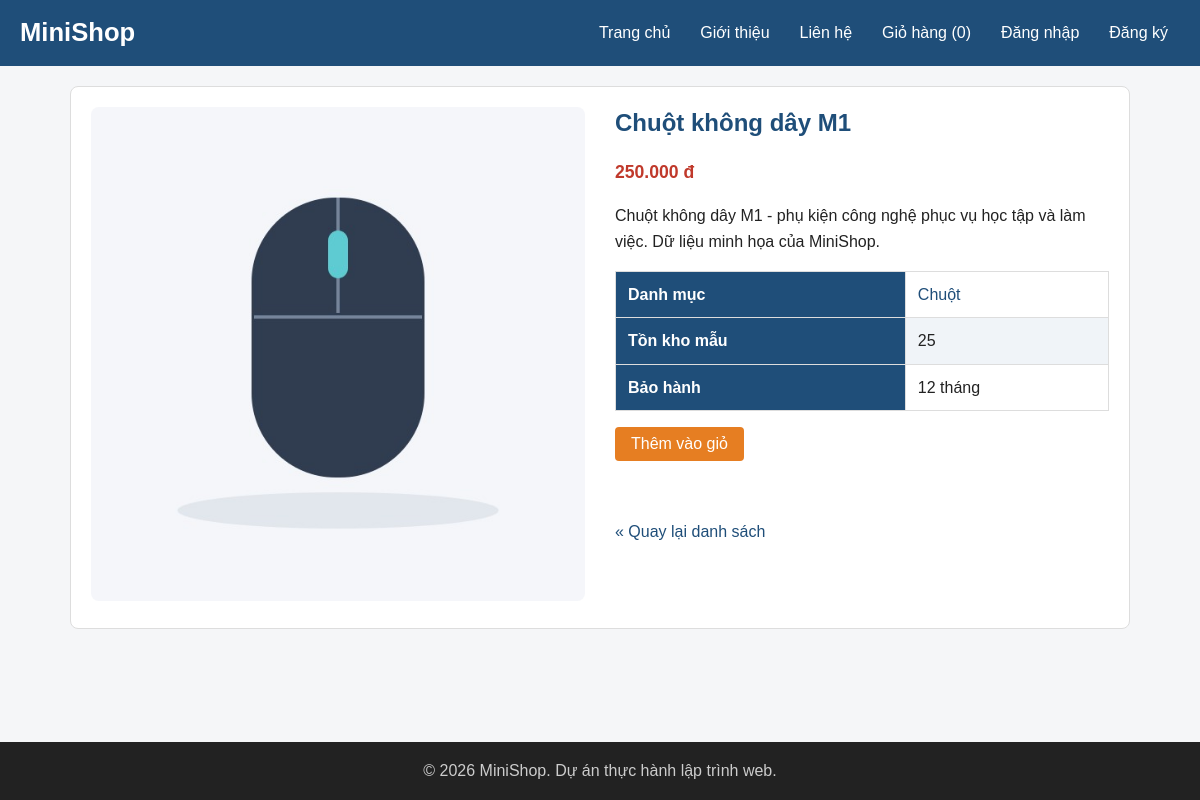
Screenshot of /product.php?id=1 with the database file from the repository.
### tables this page shows
CREATE TABLE IF NOT EXISTS products (
 id INT UNSIGNED AUTO_INCREMENT PRIMARY KEY,
 category_id INT UNSIGNED NOT NULL,
 name VARCHAR(200) NOT NULL,
 description TEXT NOT NULL,
 price DECIMAL(12,2) UNSIGNED NOT NULL,
 image VARCHAR(255) NOT NULL,
 stock INT UNSIGNED NOT NULL DEFAULT 0,
 warranty_months INT UNSIGNED NOT NULL DEFAULT 12,
 created_at TIMESTAMP NOT NULL DEFAULT CURRENT_TIMESTAMP,
 FOREIGN KEY (category_id) REFERENCES categories(id) ON DELETE RESTRICT
);

CREATE TABLE IF NOT EXISTS categories (
 id INT UNSIGNED AUTO_INCREMENT PRIMARY KEY,
 name VARCHAR(100) NOT NULL UNIQUE
);

### config/db.php (called while the page is built, shortened)
<?php
function db(): PDO {
    $config = require __DIR__ . '/config.php';
    $dsn = "mysql:host={$config['host']};port={$config['port']};dbname={$config['database']};charset={$config['charset']}";
    $pdo = new PDO($dsn, $config['username'], $config['password'], [
        PDO::ATTR_ERRMODE => PDO::ERRMODE_EXCEPTION,
        PDO::ATTR_DEFAULT_FETCH_MODE => PDO::FETCH_ASSOC,
        PDO::ATTR_EMULATE_PREPARES => false,
    ]);
    return $pdo;
}

### includes/functions.php (called while the page is built, shortened)
<?php
function e($value): string { return htmlspecialchars((string) $value, ENT_QUOTES | ENT_SUBSTITUTE, 'UTF-8'); }
function format_price($amount): string { return number_format((float) $amount, 0, ',', '.') . ' đ'; }

### product.php (the view, shortened to what this page needs)
<?php
$id = positive_id(query_text('id'));
$product = false;
if ($id !== null) {
    $statement = db()->prepare('SELECT p.*, c.name AS category_name FROM products p JOIN categories c ON c.id = p.category_id WHERE p.id = :id');
    $statement->execute(['id' => $id]);
    $product = $statement->fetch();
}
require __DIR__ . '/includes/header.php';
?>
<article class="product-detail">
    <div class="product-image"><img src="<?= e($product['image']) ?>" alt="<?= e($product['name']) ?>" width="400"></div>
    <div class="product-info">
        <h2><?= e($product['name']) ?></h2>
        <p class="price"><?= format_price($product['price']) ?></p>
        <p><?= nl2br(e($product['description'])) ?></p>
        <table><tbody>
            <tr><th scope="row">Danh mục</th><td><a href="index.php?category=<?= (int) $product['category_id'] ?>"><?= e($product['category_name']) ?></a></td></tr>
            <tr><th scope="row">Tồn kho mẫu</th><td><?= (int) $product['stock'] ?></td></tr>
            <tr><th scope="row">Bảo hành</th><td><?= (int) $product['warranty_months'] ?> tháng</td></tr>
        </tbody></table>
        <p><button type="button" class="btn btn-accent add-to-cart" data-id="<?= (int) $product['id'] ?>">Thêm vào giỏ</button></p>
        <p id="add-message" role="status" aria-live="polite"></p>
        <a href="index.php">&laquo; Quay lại danh sách</a>
    </div>
</article>
<?php require __DIR__ . '/includes/footer.php'; ?>

### css/style.css (style rules this page uses)
:root { --primary: #1f4e79; --primary-dark: #163a5a; --accent: #e67e22; --accent-dark: #cf6d17; --text: #222222; --muted: #666666; --border: #dddddd; --bg: #f5f6f8; --white: #ffffff; --danger: #c0392b; }
* { box-sizing: border-box; }
body { margin: 0; font-family: Arial, Helvetica, sans-serif; font-size: 16px; line-height: 1.6; color: var(--text); background-color: var(--bg); display: flex; flex-direction: column; min-height: 100vh; }
h1, h2, h3 { line-height: 1.3; }
h2 { color: var(--primary); }
a { color: var(--primary); text-decoration: none; }
img { max-width: 100%; height: auto; }
.price { color: var(--danger); font-size: 1.1rem; font-weight: bold; }
.btn { display: inline-block; padding: 8px 16px; border: none; border-radius: 4px; background-color: var(--primary); color: var(--white); font-size: 1rem; font-family: inherit; cursor: pointer; }
.btn-accent { background-color: var(--accent); }
.product-detail { display: grid; grid-template-columns: 1fr 1fr; gap: 30px; padding: 20px; border: 1px solid var(--border); border-radius: 8px; background-color: var(--white); }
.product-image img { width: 100%; border-radius: 8px; }
.product-info h2 { margin-top: 0; }
table { width: 100%; border-collapse: collapse; background-color: var(--white); }
th, td { padding: 10px 12px; border: 1px solid var(--border); text-align: left; }
th { background-color: var(--primary); color: var(--white); }
tbody tr:nth-child(even) { background-color: #f0f4f8; }
.product-card, .product-info, .product-image { min-width: 0; }
#add-message { min-height: 1.6em; color: var(--primary); }

### rows the page displays
products: image (picture), name "Chuột không dây M1", price "250.000 đ", description "Chuột không dây M1 - phụ kiện công nghệ phục vụ học tập và làm việc. Dữ liệu minh họa của MiniShop.", category.name "Chuột", stock "25", warranty_months "12"

### other values shown
$label "Trang chủ"
$label "Giới thiệu"
$label "Liên hệ"
$label "Giỏ hàng"
$label "Đăng nhập"
$label "Đăng ký"
